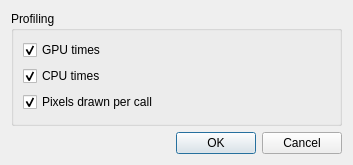
<?xml version="1.0" encoding="UTF-8"?>
<ui version="4.0">
 <class>ProfileReplayDialog</class>
 <widget class="QDialog" name="ProfileReplayDialog">
  <property name="windowModality">
   <enum>Qt::ApplicationModal</enum>
  </property>
  <property name="geometry">
   <rect>
    <x>0</x>
    <y>0</y>
    <width>353</width>
    <height>165</height>
   </rect>
  </property>
  <property name="windowTitle">
   <string>Profile Configuration</string>
  </property>
  <property name="whatsThis">
   <string>Allows setting options on the profiling process.</string>
  </property>
  <property name="modal">
   <bool>true</bool>
  </property>
  <layout class="QVBoxLayout" name="verticalLayout">
   <item>
    <widget class="QGroupBox" name="profileGroup">
     <property name="title">
      <string>Profiling</string>
     </property>
     <layout class="QVBoxLayout" name="verticalLayout_2">
      <item>
       <widget class="QCheckBox" name="gpuTimesCB">
        <property name="text">
         <string>GPU times</string>
        </property>
        <property name="checked">
         <bool>true</bool>
        </property>
       </widget>
      </item>
      <item>
       <widget class="QCheckBox" name="cpuTimesCB">
        <property name="text">
         <string>CPU times</string>
        </property>
        <property name="checked">
         <bool>true</bool>
        </property>
       </widget>
      </item>
      <item>
       <widget class="QCheckBox" name="pixelsDrawnCB">
        <property name="text">
         <string>Pixels drawn per call</string>
        </property>
        <property name="checked">
         <bool>true</bool>
        </property>
       </widget>
      </item>
     </layout>
    </widget>
   </item>
   <item>
    <widget class="QDialogButtonBox" name="buttonBox">
     <property name="orientation">
      <enum>Qt::Horizontal</enum>
     </property>
     <property name="standardButtons">
      <set>QDialogButtonBox::Cancel|QDialogButtonBox::Ok</set>
     </property>
    </widget>
   </item>
  </layout>
 </widget>
 <resources/>
 <connections>
  <connection>
   <sender>buttonBox</sender>
   <signal>accepted()</signal>
   <receiver>ProfileReplayDialog</receiver>
   <slot>accept()</slot>
   <hints>
    <hint type="sourcelabel">
     <x>176</x>
     <y>142</y>
    </hint>
    <hint type="destinationlabel">
     <x>176</x>
     <y>82</y>
    </hint>
   </hints>
  </connection>
  <connection>
   <sender>buttonBox</sender>
   <signal>rejected()</signal>
   <receiver>ProfileReplayDialog</receiver>
   <slot>reject()</slot>
   <hints>
    <hint type="sourcelabel">
     <x>176</x>
     <y>142</y>
    </hint>
    <hint type="destinationlabel">
     <x>176</x>
     <y>82</y>
    </hint>
   </hints>
  </connection>
 </connections>
</ui>
